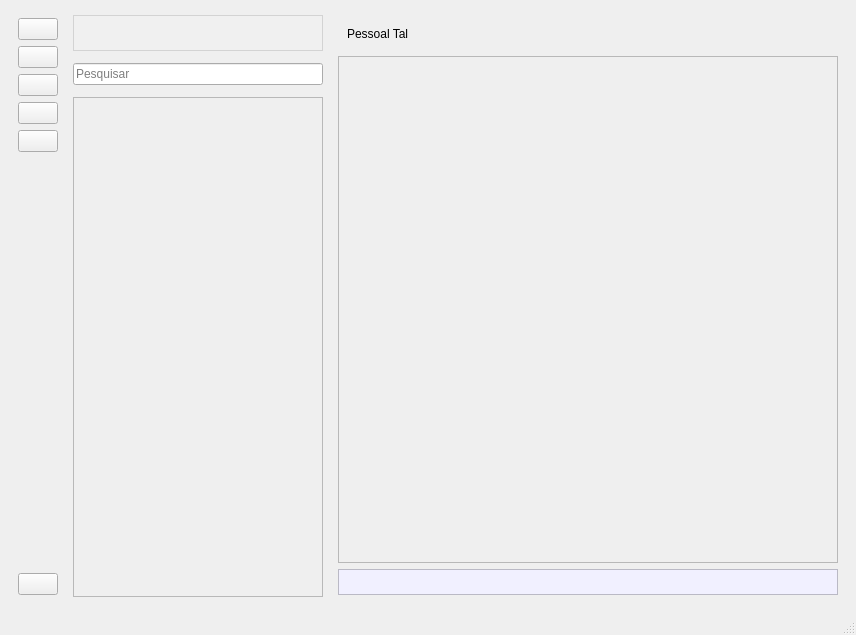
<?xml version="1.0" encoding="UTF-8"?>
<ui version="4.0">
 <class>MainWindow</class>
 <widget class="QMainWindow" name="MainWindow">
  <property name="geometry">
   <rect>
    <x>0</x>
    <y>0</y>
    <width>846</width>
    <height>635</height>
   </rect>
  </property>
  <property name="minimumSize">
   <size>
    <width>0</width>
    <height>0</height>
   </size>
  </property>
  <property name="windowTitle">
   <string>MainWindow</string>
  </property>
  <property name="styleSheet">
   <string notr="true"> QScrollArea {
                border: 1px solid #d3d3d3;
                border-radius: 8px;
                background-color: #f0f0f0;
            }

            QScrollArea &gt; QWidget {
                background-color: transparent;
            }

            QScrollBar:vertical {
                width: 12px;
            }

            QScrollBar::handle:vertical {
                background: #d3d3d3;
                border-radius: 6px;
            }

            QScrollBar::handle:vertical:hover {
                background: #b0b0b0;
            }

            QScrollBar::add-line:vertical,
            QScrollBar::sub-line:vertical {
                border: none;
                background: transparent;}</string>
  </property>
  <widget class="QWidget" name="centralwidget">
   <layout class="QHBoxLayout" name="horizontalLayout">
    <item>
     <widget class="QWidget" name="widget" native="true">
      <property name="sizePolicy">
       <sizepolicy hsizetype="MinimumExpanding" vsizetype="Preferred">
        <horstretch>0</horstretch>
        <verstretch>0</verstretch>
       </sizepolicy>
      </property>
      <property name="minimumSize">
       <size>
        <width>0</width>
        <height>42</height>
       </size>
      </property>
      <layout class="QVBoxLayout" name="verticalLayout_2">
       <item>
        <widget class="QPushButton" name="pushButtonConversas">
         <property name="text">
          <string/>
         </property>
         <property name="icon">
          <iconset>
           <normaloff>data/conversas.png</normaloff>data/conversas.png</iconset>
         </property>
        </widget>
       </item>
       <item>
        <widget class="QPushButton" name="pushButtonContatos">
         <property name="sizePolicy">
          <sizepolicy hsizetype="Preferred" vsizetype="Fixed">
           <horstretch>0</horstretch>
           <verstretch>0</verstretch>
          </sizepolicy>
         </property>
         <property name="text">
          <string/>
         </property>
         <property name="icon">
          <iconset>
           <normaloff>data/contatos.png</normaloff>data/contatos.png</iconset>
         </property>
        </widget>
       </item>
       <item>
        <widget class="QPushButton" name="pushButtonAdicionarContato">
         <property name="text">
          <string/>
         </property>
         <property name="icon">
          <iconset>
           <normaloff>data/+.png</normaloff>data/+.png</iconset>
         </property>
        </widget>
       </item>
       <item>
        <widget class="QPushButton" name="pushButtonRemoverContato">
         <property name="text">
          <string/>
         </property>
         <property name="icon">
          <iconset>
           <normaloff>data/X.png</normaloff>data/X.png</iconset>
         </property>
        </widget>
       </item>
       <item>
        <widget class="QPushButton" name="pushButtonBloquearContato">
         <property name="text">
          <string/>
         </property>
         <property name="icon">
          <iconset>
           <normaloff>data/bloquear.png</normaloff>data/bloquear.png</iconset>
         </property>
        </widget>
       </item>
       <item alignment="Qt::AlignBottom">
        <widget class="QPushButton" name="pushButtonConfiguracao">
         <property name="sizePolicy">
          <sizepolicy hsizetype="Preferred" vsizetype="Preferred">
           <horstretch>0</horstretch>
           <verstretch>0</verstretch>
          </sizepolicy>
         </property>
         <property name="text">
          <string/>
         </property>
         <property name="icon">
          <iconset>
           <normaloff>data/configuracao.png</normaloff>data/configuracao.png</iconset>
         </property>
        </widget>
       </item>
      </layout>
     </widget>
    </item>
    <item>
     <layout class="QVBoxLayout" name="verticalLayout_5">
      <item>
       <widget class="QPushButton" name="User">
        <property name="styleSheet">
         <string notr="true">QPushButton {
                background-color: #f0f0f0;
                border: 1px solid #d3d3d3;
                padding: 10px;
                text-align: left;
            }

            QPushButton:hover {
                background-color: #e0e0e0;
            }

            QPushButton:pressed {
                background-color: #c0c0c0;
                border: 1px solid #b0b0b0;
            }</string>
        </property>
        <property name="text">
         <string/>
        </property>
       </widget>
      </item>
      <item>
       <widget class="QLineEdit" name="lineEdit">
        <property name="maxLength">
         <number>22</number>
        </property>
        <property name="placeholderText">
         <string>Pesquisar</string>
        </property>
       </widget>
      </item>
      <item>
       <widget class="QScrollArea" name="Chats">
        <property name="sizePolicy">
         <sizepolicy hsizetype="Minimum" vsizetype="Minimum">
          <horstretch>0</horstretch>
          <verstretch>0</verstretch>
         </sizepolicy>
        </property>
        <property name="minimumSize">
         <size>
          <width>250</width>
          <height>500</height>
         </size>
        </property>
        <property name="maximumSize">
         <size>
          <width>16777215</width>
          <height>500</height>
         </size>
        </property>
        <property name="font">
         <font>
          <pointsize>9</pointsize>
         </font>
        </property>
        <property name="styleSheet">
         <string notr="true"/>
        </property>
        <property name="lineWidth">
         <number>1</number>
        </property>
        <property name="verticalScrollBarPolicy">
         <enum>Qt::ScrollBarAsNeeded</enum>
        </property>
        <property name="sizeAdjustPolicy">
         <enum>QAbstractScrollArea::AdjustIgnored</enum>
        </property>
        <property name="widgetResizable">
         <bool>true</bool>
        </property>
        <widget class="QWidget" name="QWidgetListaConversas">
         <property name="geometry">
          <rect>
           <x>0</x>
           <y>0</y>
           <width>248</width>
           <height>498</height>
          </rect>
         </property>
         <property name="sizePolicy">
          <sizepolicy hsizetype="Preferred" vsizetype="Preferred">
           <horstretch>0</horstretch>
           <verstretch>0</verstretch>
          </sizepolicy>
         </property>
         <property name="minimumSize">
          <size>
           <width>50</width>
           <height>200</height>
          </size>
         </property>
         <layout class="QVBoxLayout" name="verticalLayout_3"/>
        </widget>
       </widget>
      </item>
     </layout>
    </item>
    <item>
     <widget class="QWidget" name="widget_2" native="true">
      <layout class="QVBoxLayout" name="verticalLayout">
       <item>
        <widget class="QWidget" name="widget_3" native="true">
         <property name="minimumSize">
          <size>
           <width>0</width>
           <height>30</height>
          </size>
         </property>
         <layout class="QHBoxLayout" name="horizontalLayout_2">
          <item>
           <widget class="QLabel" name="label">
            <property name="text">
             <string>Pessoal Tal</string>
            </property>
           </widget>
          </item>
         </layout>
        </widget>
       </item>
       <item>
        <widget class="QScrollArea" name="Conversa">
         <property name="sizePolicy">
          <sizepolicy hsizetype="Expanding" vsizetype="MinimumExpanding">
           <horstretch>0</horstretch>
           <verstretch>0</verstretch>
          </sizepolicy>
         </property>
         <property name="minimumSize">
          <size>
           <width>500</width>
           <height>400</height>
          </size>
         </property>
         <property name="maximumSize">
          <size>
           <width>16777215</width>
           <height>16777215</height>
          </size>
         </property>
         <property name="styleSheet">
          <string notr="true"> QScrollArea {\n                border: 1px solid #d3d3d3;\n                border-radius: 8px;\n                background-color: #f0f0f0;\n            }\n\n            QScrollArea &gt; QWidget {\n                background-color: transparent;\n            }\n\n            QScrollBar:vertical {\n                width: 12px;\n            }\n\n            QScrollBar::handle:vertical {\n                background: #d3d3d3;\n                border-radius: 6px;\n            }\n\n            QScrollBar::handle:vertical:hover {\n                background: #b0b0b0;\n            }\n\n            QScrollBar::add-line:vertical,\n            QScrollBar::sub-line:vertical {\n                border: none;\n                background: transparent;}</string>
         </property>
         <property name="widgetResizable">
          <bool>true</bool>
         </property>
         <widget class="QWidget" name="scrollAreaWidgetContents">
          <property name="geometry">
           <rect>
            <x>0</x>
            <y>0</y>
            <width>498</width>
            <height>482</height>
           </rect>
          </property>
         </widget>
        </widget>
       </item>
       <item>
        <widget class="QTextEdit" name="textEdit">
         <property name="sizePolicy">
          <sizepolicy hsizetype="Expanding" vsizetype="Expanding">
           <horstretch>0</horstretch>
           <verstretch>0</verstretch>
          </sizepolicy>
         </property>
         <property name="maximumSize">
          <size>
           <width>16777215</width>
           <height>26</height>
          </size>
         </property>
         <property name="styleSheet">
          <string notr="true">background-color: rgb(241, 240, 255);</string>
         </property>
        </widget>
       </item>
      </layout>
     </widget>
    </item>
   </layout>
  </widget>
  <widget class="QMenuBar" name="menubar">
   <property name="geometry">
    <rect>
     <x>0</x>
     <y>0</y>
     <width>846</width>
     <height>22</height>
    </rect>
   </property>
  </widget>
  <widget class="QStatusBar" name="statusbar"/>
 </widget>
 <resources/>
 <connections/>
</ui>
